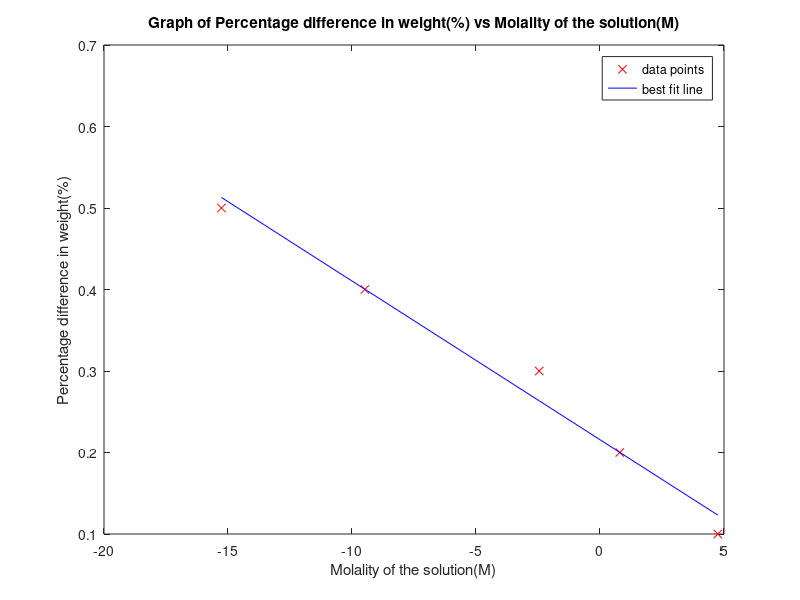

MATLAB code for this plot:

a = [0.1, 0.2, 0.3, 0.4, 0.5];
sin_theta = [4.75,0.796,-2.45,-9.48,-15.263];
% sin_theta_2 = [0.508858, 0.572239, 0.628900, 0.722308, 0.773957, 0.849314];
% e1 = [0.02, 0.03, 0.06, 0.06, 0.08, 0.1];
% e2 = [0.00002,0.00002,0.00002,0.00002,0.00002,0.00002]; 
%finding the error meassurements
% s1=0;
% sx1=0;
% sy1=0;
% sxx1=0;
% syy1=0;
% sxy1=0;
% for i=1:6
%     s1=(1/(e1(i).^2))+s1;
%     sx1=(sin_theta(i)/(e1(i).^2))+sx1;
%     sy1=(a(i)/(e1(i).^2))+sy1;
%     sxx1=((sin_theta(i).^2)/(e1(i).^2))+sxx1;
%     syy1=((a(i).^2)/(e1(i).^2))+syy1;
%     sxy1=((a(i).*sin_theta(i))/(e1(i).^2))+sxy1;
% end

% disp(s);% disp(sx);% disp(sy);% disp(sxx);% disp(sxy);
% a1=((sxx1*sy1)-(sx1*sxy1))/(s1*sxx1-((sx1)^2));
% b1=((s1*sxy1)-(sx1*sy1))/(s1*sxx1-((sx1)^2));
% yest1 = a1+b1.*sin_theta;

% delta_1 = (s1*sxx1-sx1*sx1);
% err_grad0 = s1/delta_1;
% err_grad = sqrt(err_grad0);
% fprintf('error of the gradient is;\n');
% fprintf('(%3f)\n',err_grad);

% delta_2 = (s1*syy1-sy1*sy1);
% err_int0 = syy1/delta_2;
% err_int = sqrt(err_int0);
% fprintf('error of the interction is;\n');
% fprintf('(%3f)\n',err_int);

% plot(sin_theta, a,'gx');
% hold on
% plot(sin_theta,yest1,'b-');
% errorbar(sin_theta,yest1,e1,'ro');
% hold off


p = polyfit(sin_theta, a, 1);
y = polyval(p, sin_theta);
% p2 = polyfit(lamda,sin_theta_2, 1);
% y2 = polyval(p2, lamda);

plot(sin_theta, a,'rx');
hold on
plot(sin_theta, y, 'b-');
% errorbar(lamda,yest2,e2,'ro');

title('Graph of Percentage difference in weight(%) vs Molality of the solution(M)');
ylabel('Percentage difference in weight(%)');
xlabel('Molality of the solution(M)');
legend('data points ','best fit line');

a1 = p(2);
b1 = p(1);

fprintf('The gradient is;\n');
fprintf('(%3f)\n', b1);

fprintf('The intersection is;\n');
fprintf('(%3f)\n',a1);

% k = (9.81/ b1) - 1;
% fprintf('Coefficient of the moment of innertia is;\n');
% fprintf('(%3f)\n',k);

% print('grdient for n=2')
% m2= (1000000000)*(b2)
% print('d for n=2')
% d2 = 2/m2
% disp(b1);% b is given the Gradient of the curve
% disp(a);% b is given the Intersection of the curve
